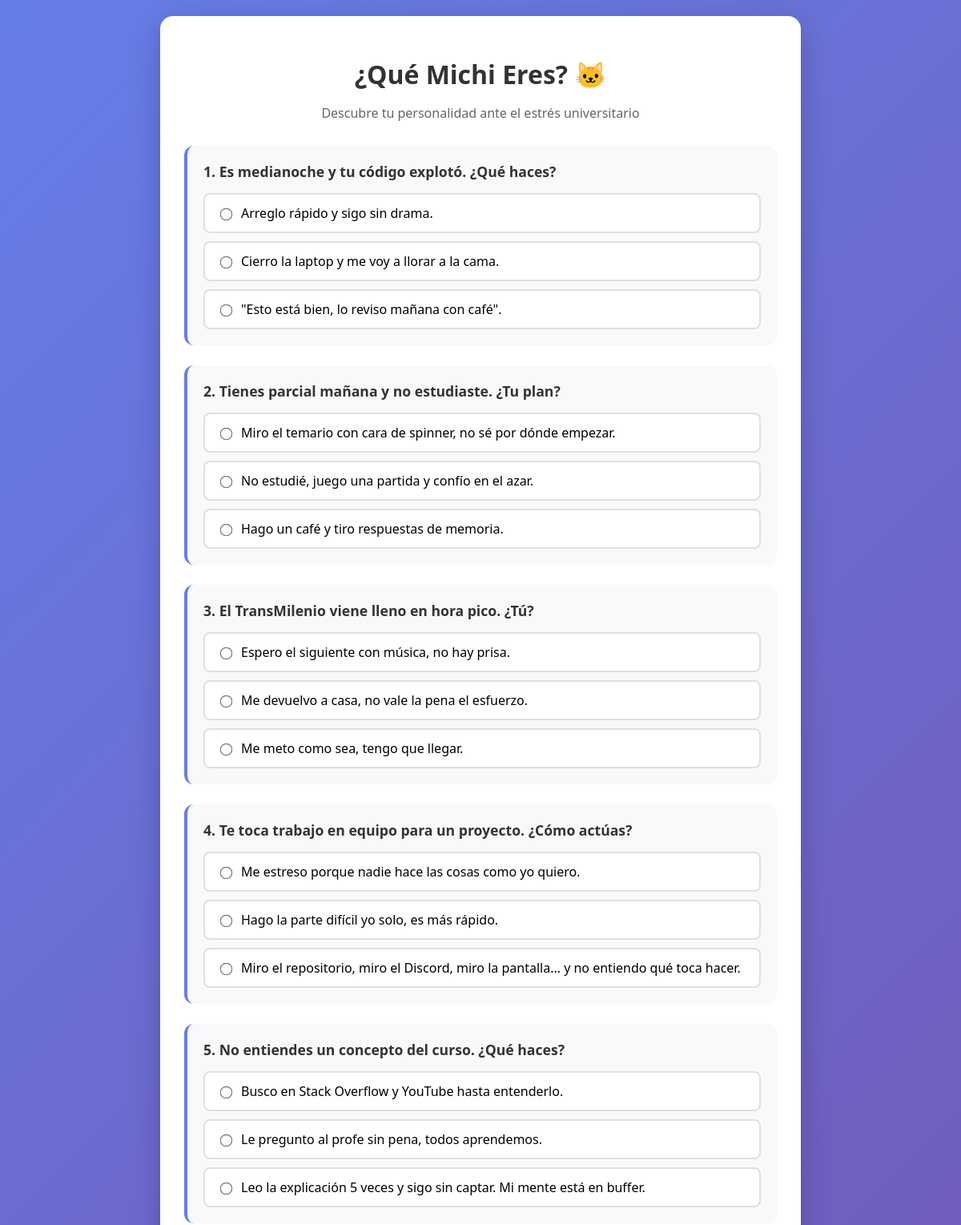
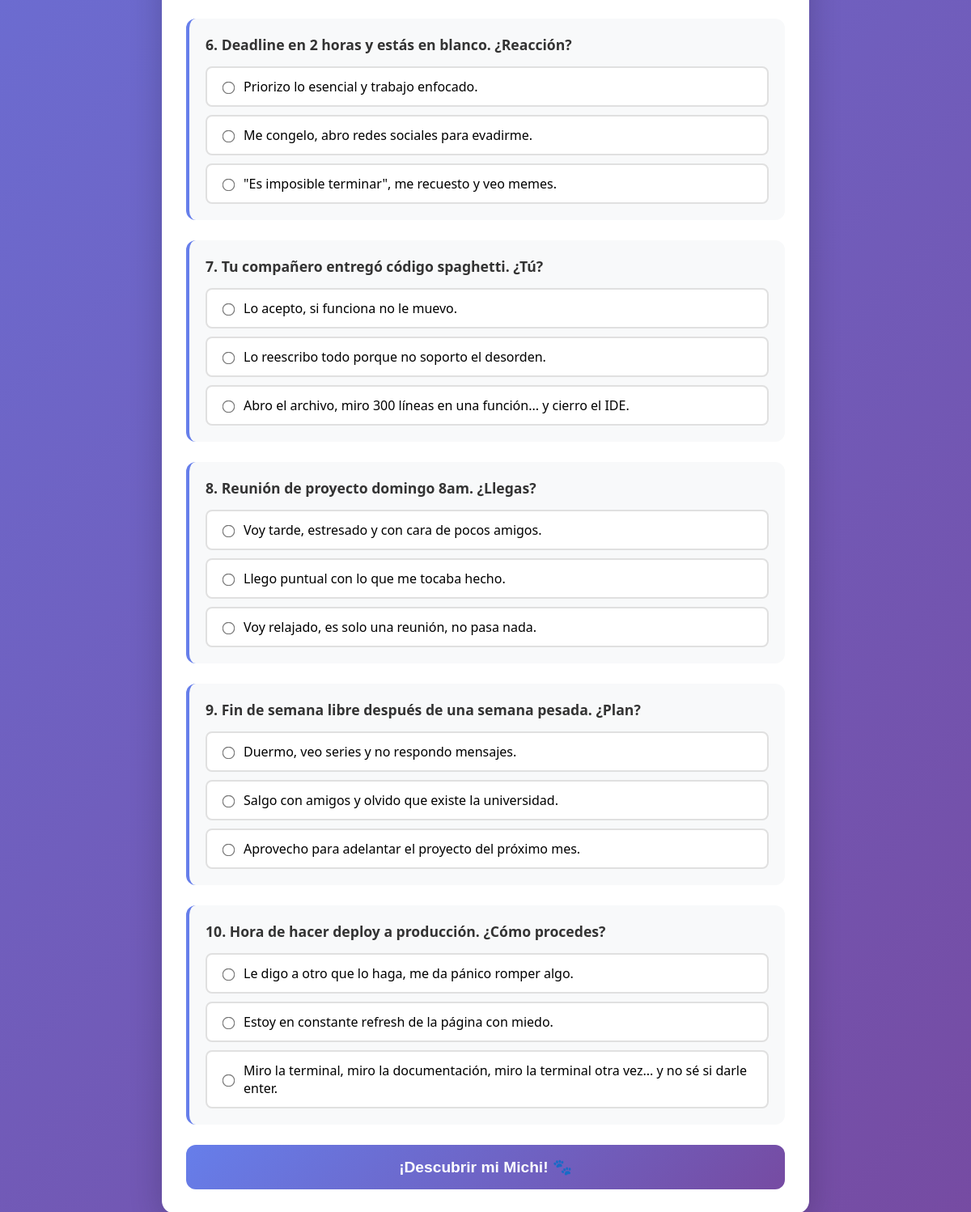
The page / on the database its author committed (2 pictures, top to bottom).
### testmichi/models.py (models this page shows, shortened)
class Pregunta(models.Model):
    texto = models.TextField()
    orden = models.IntegerField(default=0)
    class Meta:
        ordering = ['orden']
        verbose_name_plural = "Preguntas"

class Respuesta(models.Model):
    pregunta = models.ForeignKey(Pregunta, on_delete=models.CASCADE, related_name='respuestas')
    texto = models.TextField()
    gato = models.ForeignKey(Gato, on_delete=models.CASCADE, related_name='respuestas')
    class Meta:
        verbose_name_plural = "Respuestas"

### testmichi/views.py (the view)
# urls.py: path('', views.index, name='index'),
def index(request):
    preguntas = Pregunta.objects.prefetch_related('respuestas').all()
    return render(request, 'testmichi/index.html', {'preguntas': preguntas})

### testmichi/templates/testmichi/index.html (shortened to what this page needs)
<!DOCTYPE html>
<html lang="es">
<head>
</head>
<body>
    <div class="container">
        <h1>¿Qué Michi Eres? 🐱</h1>
        <p class="subtitle">Descubre tu personalidad ante el estrés universitario</p>
        <form method="post" action="{% url 'procesar' %}">
            {% for pregunta in preguntas %}
            <div class="pregunta">
                <div class="pregunta-texto">{{ forloop.counter }}. {{ pregunta.texto }}</div>
                <div class="respuestas">
                    {% for respuesta in pregunta.respuestas.all %}
                    <div class="respuesta">
                        <label>
                            <input type="radio" name="pregunta_{{ pregunta.id }}" value="{{ respuesta.id }}" required>
                            {{ respuesta.texto }}
                        </label>
                    </div>
                    {% endfor %}
                </div>
            </div>
            {% endfor %}
            <button type="submit" class="btn-enviar">¡Descubrir mi Michi! 🐾</button>
        </form>
    </div>
</body>
</html>

### testmichi/templates/testmichi/index.html (style rules this page uses)
* { box-sizing: border-box; }
body { font-family: 'Segoe UI', Tahoma, Geneva, Verdana, sans-serif; background: linear-gradient(135deg, #667eea 0%, #764ba2 100%); margin: 0; padding: 20px; min-height: 100vh; }
.container { max-width: 800px; margin: 0 auto; background: white; border-radius: 16px; padding: 30px; box-shadow: 0 10px 40px rgba(0,0,0,0.2); }
h1 { text-align: center; color: #333; margin-bottom: 10px; }
.subtitle { text-align: center; color: #666; margin-bottom: 30px; }
.pregunta { margin-bottom: 25px; padding: 20px; background: #f8f9fa; border-radius: 12px; border-left: 4px solid #667eea; }
.pregunta-texto { font-weight: 600; color: #333; margin-bottom: 15px; font-size: 1.1em; }
.respuestas { display: flex; flex-direction: column; gap: 10px; }
.respuesta label { display: flex; align-items: center; padding: 12px 15px; background: white; border: 2px solid #e0e0e0; border-radius: 8px; cursor: pointer; transition: all 0.2s; }
.respuesta input[type="radio"] { margin-right: 12px; transform: scale(1.2); }
.btn-enviar { display: block; width: 100%; padding: 16px; background: linear-gradient(135deg, #667eea 0%, #764ba2 100%); color: white; border: none; border-radius: 12px; font-size: 1.2em; font-weight: bold; cursor: pointer; margin-top: 20px; transition: transform 0.2s; }

### rows shown on the page
Pregunta: texto "Es medianoche y tu código explotó. ¿Qué haces?"
Respuesta: texto "Arreglo rápido y sigo sin drama."
Respuesta: texto "Cierro la laptop y me voy a llorar a la cama."
Respuesta: texto "\"Esto está bien, lo reviso mañana con café\"."
Pregunta: texto "Tienes parcial mañana y no estudiaste. ¿Tu plan?"
Respuesta: texto "Miro el temario con cara de spinner, no sé por dónde empezar."
Respuesta: texto "No estudié, juego una partida y confío en el azar."
Respuesta: texto "Hago un café y tiro respuestas de memoria."
Pregunta: texto "El TransMilenio viene lleno en hora pico. ¿Tú?"
Respuesta: texto "Espero el siguiente con música, no hay prisa."
Respuesta: texto "Me devuelvo a casa, no vale la pena el esfuerzo."
Respuesta: texto "Me meto como sea, tengo que llegar."
Pregunta: texto "Te toca trabajo en equipo para un proyecto. ¿Cómo actúas?"
Respuesta: texto "Me estreso porque nadie hace las cosas como yo quiero."
Respuesta: texto "Hago la parte difícil yo solo, es más rápido."
Respuesta: texto "Miro el repositorio, miro el Discord, miro la pantalla... y no entiendo qué toca hacer."
Pregunta: texto "No entiendes un concepto del curso. ¿Qué haces?"
Respuesta: texto "Busco en Stack Overflow y YouTube hasta entenderlo."
Respuesta: texto "Le pregunto al profe sin pena, todos aprendemos."
Respuesta: texto "Leo la explicación 5 veces y sigo sin captar. Mi mente está en buffer."
Pregunta: texto "Deadline en 2 horas y estás en blanco. ¿Reacción?"
Respuesta: texto "Priorizo lo esencial y trabajo enfocado."
Respuesta: texto "Me congelo, abro redes sociales para evadirme."
Respuesta: texto "\"Es imposible terminar\", me recuesto y veo memes."
Pregunta: texto "Tu compañero entregó código spaghetti. ¿Tú?"
Respuesta: texto "Lo acepto, si funciona no le muevo."
Respuesta: texto "Lo reescribo todo porque no soporto el desorden."
Respuesta: texto "Abro el archivo, miro 300 líneas en una función... y cierro el IDE."
Pregunta: texto "Reunión de proyecto domingo 8am. ¿Llegas?"
Respuesta: texto "Voy tarde, estresado y con cara de pocos amigos."
Respuesta: texto "Llego puntual con lo que me tocaba hecho."
Respuesta: texto "Voy relajado, es solo una reunión, no pasa nada."
Pregunta: texto "Fin de semana libre después de una semana pesada. ¿Plan?"
Respuesta: texto "Duermo, veo series y no respondo mensajes."
Respuesta: texto "Salgo con amigos y olvido que existe la universidad."
Respuesta: texto "Aprovecho para adelantar el proyecto del próximo mes."
Pregunta: texto "Hora de hacer deploy a producción. ¿Cómo procedes?"
Respuesta: texto "Le digo a otro que lo haga, me da pánico romper algo."
Respuesta: texto "Estoy en constante refresh de la página con miedo."
Respuesta: texto "Miro la terminal, miro la documentación, miro la terminal otra vez... y no sé si darle enter."
